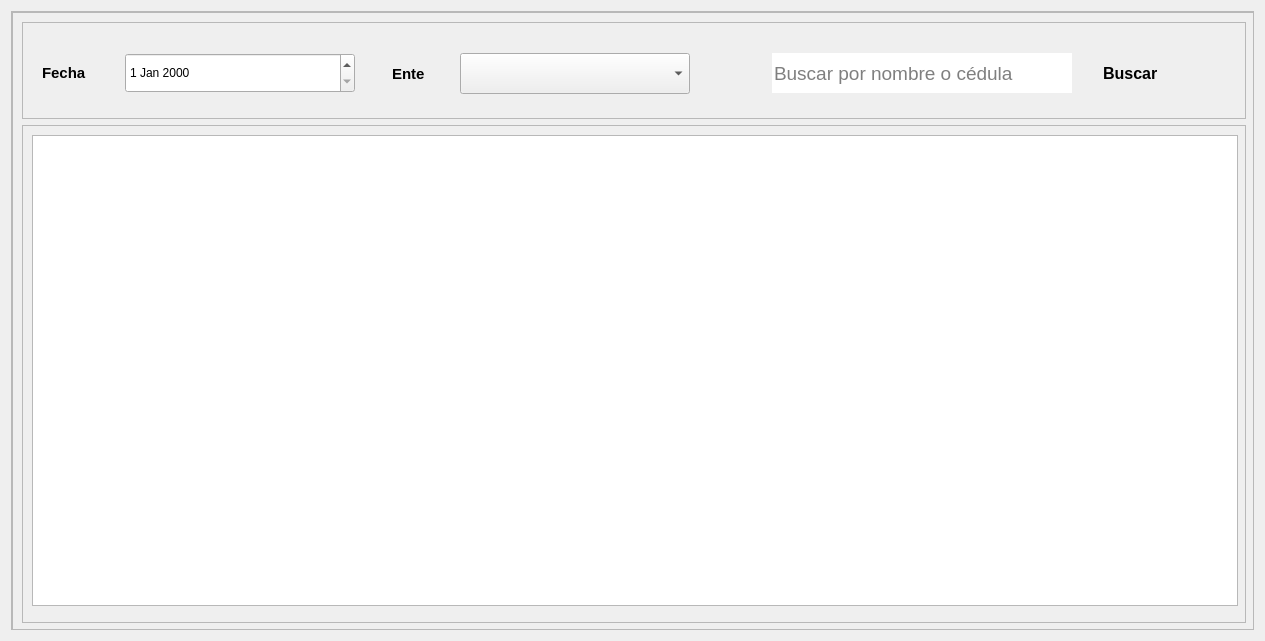
<?xml version="1.0" encoding="UTF-8"?>
<ui version="4.0">
 <class>VistaGeneralAuditorias</class>
 <widget class="QWidget" name="VistaGeneralAuditorias">
  <property name="geometry">
   <rect>
    <x>0</x>
    <y>0</y>
    <width>1265</width>
    <height>641</height>
   </rect>
  </property>
  <property name="windowTitle">
   <string>Auditorías</string>
  </property>
  <property name="styleSheet">
   <string notr="true"/>
  </property>
  <layout class="QVBoxLayout" name="verticalLayout">
   <item>
    <widget class="QScrollArea" name="area_scroll">
     <property name="widgetResizable">
      <bool>true</bool>
     </property>
     <widget class="QWidget" name="scrollAreaWidgetContents">
      <property name="geometry">
       <rect>
        <x>0</x>
        <y>0</y>
        <width>1245</width>
        <height>621</height>
       </rect>
      </property>
      <widget class="QFrame" name="frame_general">
       <property name="geometry">
        <rect>
         <x>0</x>
         <y>0</y>
         <width>1244</width>
         <height>621</height>
        </rect>
       </property>
       <property name="minimumSize">
        <size>
         <width>1244</width>
         <height>621</height>
        </size>
       </property>
       <property name="frameShape">
        <enum>QFrame::StyledPanel</enum>
       </property>
       <property name="frameShadow">
        <enum>QFrame::Raised</enum>
       </property>
       <property name="tipo" stdset="0">
        <string>espacio_principal</string>
       </property>
       <layout class="QVBoxLayout" name="verticalLayout_8" stretch="2,4">
        <item>
         <widget class="QFrame" name="frame_filtro">
          <property name="maximumSize">
           <size>
            <width>16777215</width>
            <height>97</height>
           </size>
          </property>
          <property name="frameShape">
           <enum>QFrame::StyledPanel</enum>
          </property>
          <property name="frameShadow">
           <enum>QFrame::Raised</enum>
          </property>
          <property name="tipo" stdset="0">
           <string>espacio_form</string>
          </property>
          <widget class="QWidget" name="layoutWidget">
           <property name="geometry">
            <rect>
             <x>750</x>
             <y>30</y>
             <width>408</width>
             <height>43</height>
            </rect>
           </property>
           <layout class="QHBoxLayout" name="horizontalLayout_2">
            <item>
             <widget class="QLineEdit" name="barra_de_busqueda">
              <property name="minimumSize">
               <size>
                <width>300</width>
                <height>40</height>
               </size>
              </property>
              <property name="maximumSize">
               <size>
                <width>300</width>
                <height>40</height>
               </size>
              </property>
              <property name="font">
               <font>
                <family>Segoe UI</family>
                <pointsize>14</pointsize>
                <weight>50</weight>
                <italic>false</italic>
                <bold>false</bold>
               </font>
              </property>
              <property name="styleSheet">
               <string notr="true">QLineEdit{
	border-bottom-right-radius:0px;
	border-top-right-radius:0px;
}</string>
              </property>
              <property name="alignment">
               <set>Qt::AlignLeading|Qt::AlignLeft|Qt::AlignVCenter</set>
              </property>
              <property name="placeholderText">
               <string>Buscar por nombre o cédula</string>
              </property>
             </widget>
            </item>
            <item>
             <widget class="QPushButton" name="boton_buscar">
              <property name="sizePolicy">
               <sizepolicy hsizetype="Minimum" vsizetype="Fixed">
                <horstretch>20</horstretch>
                <verstretch>20</verstretch>
               </sizepolicy>
              </property>
              <property name="minimumSize">
               <size>
                <width>100</width>
                <height>40</height>
               </size>
              </property>
              <property name="maximumSize">
               <size>
                <width>100</width>
                <height>16777215</height>
               </size>
              </property>
              <property name="font">
               <font>
                <family>Segoe UI</family>
                <pointsize>12</pointsize>
                <weight>75</weight>
                <italic>false</italic>
                <bold>true</bold>
               </font>
              </property>
              <property name="cursor">
               <cursorShape>PointingHandCursor</cursorShape>
              </property>
              <property name="styleSheet">
               <string notr="true">QPushButton{
	border-bottom-left-radius:0px;
	border-top-left-radius:0px;
}</string>
              </property>
              <property name="text">
               <string> Buscar</string>
              </property>
              <property name="iconSize">
               <size>
                <width>25</width>
                <height>25</height>
               </size>
              </property>
              <property name="tipo" stdset="0">
               <string>boton_buscar</string>
              </property>
             </widget>
            </item>
           </layout>
          </widget>
          <widget class="QWidget" name="layoutWidget">
           <property name="geometry">
            <rect>
             <x>20</x>
             <y>30</y>
             <width>313</width>
             <height>42</height>
            </rect>
           </property>
           <layout class="QHBoxLayout" name="horizontalLayout_3">
            <item>
             <widget class="QLabel" name="label_filtro_fecha_auditoria">
              <property name="minimumSize">
               <size>
                <width>60</width>
                <height>0</height>
               </size>
              </property>
              <property name="font">
               <font>
                <family>Segoe UI</family>
                <pointsize>11</pointsize>
                <weight>75</weight>
                <italic>false</italic>
                <bold>true</bold>
               </font>
              </property>
              <property name="styleSheet">
               <string notr="true"/>
              </property>
              <property name="text">
               <string>Fecha</string>
              </property>
              <property name="scaledContents">
               <bool>false</bool>
              </property>
              <property name="tipo" stdset="0">
               <string>titulo_qlineedit</string>
              </property>
             </widget>
            </item>
            <item>
             <widget class="QDateEdit" name="dateEdit_filtro_fecha_auditoria">
              <property name="minimumSize">
               <size>
                <width>230</width>
                <height>40</height>
               </size>
              </property>
             </widget>
            </item>
           </layout>
          </widget>
          <widget class="QWidget" name="">
           <property name="geometry">
            <rect>
             <x>370</x>
             <y>30</y>
             <width>298</width>
             <height>43</height>
            </rect>
           </property>
           <layout class="QHBoxLayout" name="horizontalLayout">
            <item>
             <widget class="QLabel" name="label_filtro_ente">
              <property name="minimumSize">
               <size>
                <width>60</width>
                <height>0</height>
               </size>
              </property>
              <property name="font">
               <font>
                <family>Segoe UI</family>
                <pointsize>11</pointsize>
                <weight>75</weight>
                <italic>false</italic>
                <bold>true</bold>
               </font>
              </property>
              <property name="styleSheet">
               <string notr="true"/>
              </property>
              <property name="text">
               <string>Ente</string>
              </property>
              <property name="scaledContents">
               <bool>false</bool>
              </property>
              <property name="tipo" stdset="0">
               <string>titulo_qlineedit</string>
              </property>
             </widget>
            </item>
            <item>
             <widget class="QComboBox" name="comboBox_filtro_ente">
              <property name="minimumSize">
               <size>
                <width>230</width>
                <height>41</height>
               </size>
              </property>
             </widget>
            </item>
           </layout>
          </widget>
         </widget>
        </item>
        <item>
         <widget class="QFrame" name="frame_registros">
          <property name="frameShape">
           <enum>QFrame::StyledPanel</enum>
          </property>
          <property name="frameShadow">
           <enum>QFrame::Raised</enum>
          </property>
          <property name="tipo" stdset="0">
           <string>espacio_form</string>
          </property>
          <widget class="QTableView" name="tbl_auditorias">
           <property name="geometry">
            <rect>
             <x>10</x>
             <y>10</y>
             <width>1206</width>
             <height>471</height>
            </rect>
           </property>
          </widget>
         </widget>
        </item>
       </layout>
      </widget>
     </widget>
    </widget>
   </item>
  </layout>
 </widget>
 <resources/>
 <connections/>
</ui>
